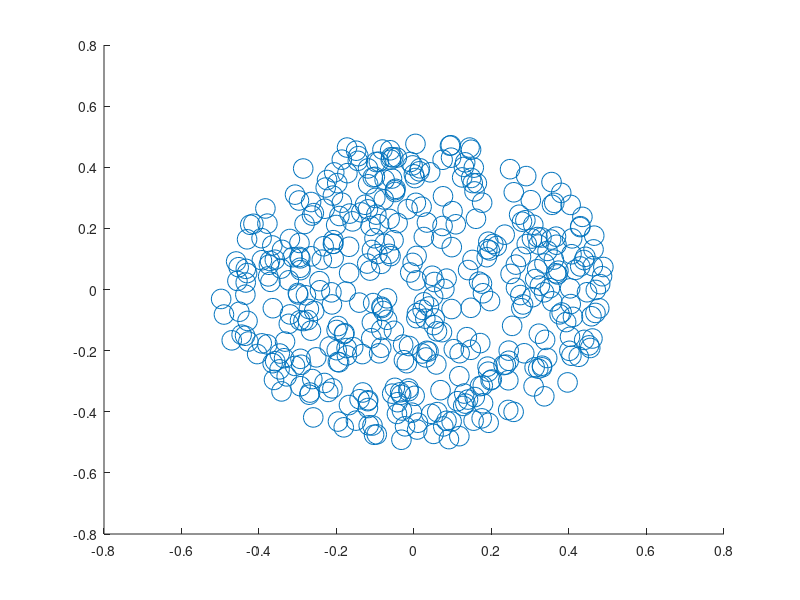

Write MATLAB code to recreate this figure. (Note: this script raises an error after producing the figure.)
%% create dot pattern graphics for visualization of dot pattern trials

center = [0 0];
radius = 0.5;
ang = 0:0.1:(2*pi);

boundary_x = center(1) + radius*cos(ang);
boundary_y = center(2) + radius*sin(ang);

num_dots = 500;
low_edge = -0.5;
high_edge = 0.5;

% CREATE THE 'UP' PATTERN
dot_coords = low_edge + (high_edge - low_edge).* rand(500,2);
dot_coords = dot_coords(inpolygon(dot_coords(:,1),dot_coords(:,2),boundary_x,boundary_y),:);
figure('Position',[100 800 350 300])
scatter(dot_coords(:,1),dot_coords(:,2),200,'k.')
hold on; arrow3([0 -0.3],[0 0.3],'b-7',7,5,[],1);
set(gca,'Visible','off')
currIm = getframe(gca);
UP = currIm.cdata;
close gcf;

% CREATE THE 'RIGHT' PATTERN
dot_coords = low_edge + (high_edge - low_edge).* rand(500,2);
dot_coords = dot_coords(inpolygon(dot_coords(:,1),dot_coords(:,2),boundary_x,boundary_y),:);
figure('Position',[100 800 350 300])
scatter(dot_coords(:,1),dot_coords(:,2),200,'k.')
hold on; arrow3([-0.3 0],[0.3 0],'b-7',7,5,[],1);
set(gca,'Visible','off')
currIm = getframe(gca);
RIGHT = currIm.cdata;
close gcf;

% CREATE THE 'DOWN' PATTERN
dot_coords = low_edge + (high_edge - low_edge).* rand(500,2);
dot_coords = dot_coords(inpolygon(dot_coords(:,1),dot_coords(:,2),boundary_x,boundary_y),:);
figure('Position',[100 800 350 300])
scatter(dot_coords(:,1),dot_coords(:,2),200,'k.')
hold on; arrow3([0 0.3],[0 -0.3],'b-7',7,5,[],1);
set(gca,'Visible','off')
currIm = getframe(gca);
DOWN = currIm.cdata;
close gcf;

% CREATE THE 'LEFT' PATTERN
dot_coords = low_edge + (high_edge - low_edge).* rand(500,2);
dot_coords = dot_coords(inpolygon(dot_coords(:,1),dot_coords(:,2),boundary_x,boundary_y),:);
figure('Position',[100 800 350 300])
scatter(dot_coords(:,1),dot_coords(:,2),200,'k.')
hold on; arrow3([0.3 0],[-0.3 0],'b-7',7,5,[],1);
set(gca,'Visible','off')
currIm = getframe(gca);
LEFT = currIm.cdata;
close gcf;

save('MDP_search_graphics_DOT.mat','UP','RIGHT','DOWN','LEFT')